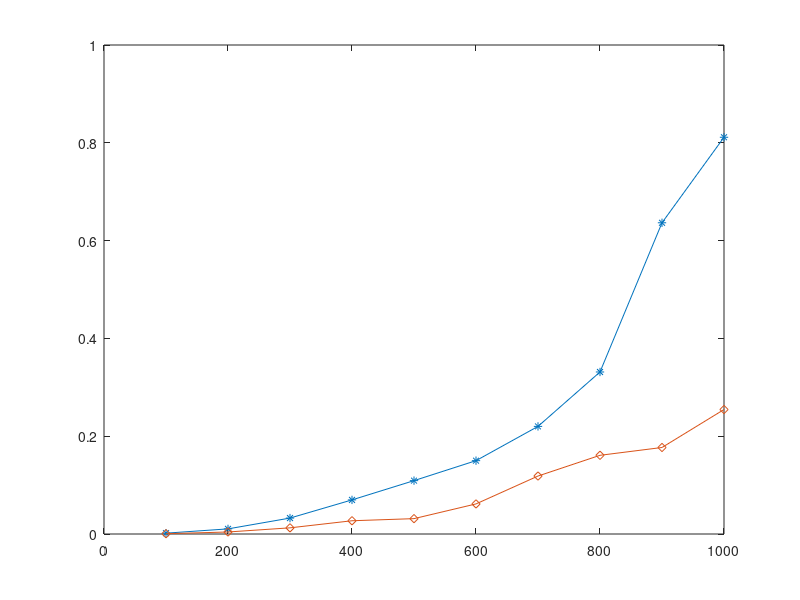

Reproduce this figure in MATLAB.
nn=[100:100:1000];
t1=[];
t2=[];
for n=nn
   A=rand(n);
   y=ones(n,1);

   t0=cputime;
   x=inv(A)*y;
   t1=[t1 cputime-t0];

   t0=cputime;
   x=A\y;
   t2=[t2 cputime-t0];
end
plot(nn,t1,'*-',nn,t2,'d-')
